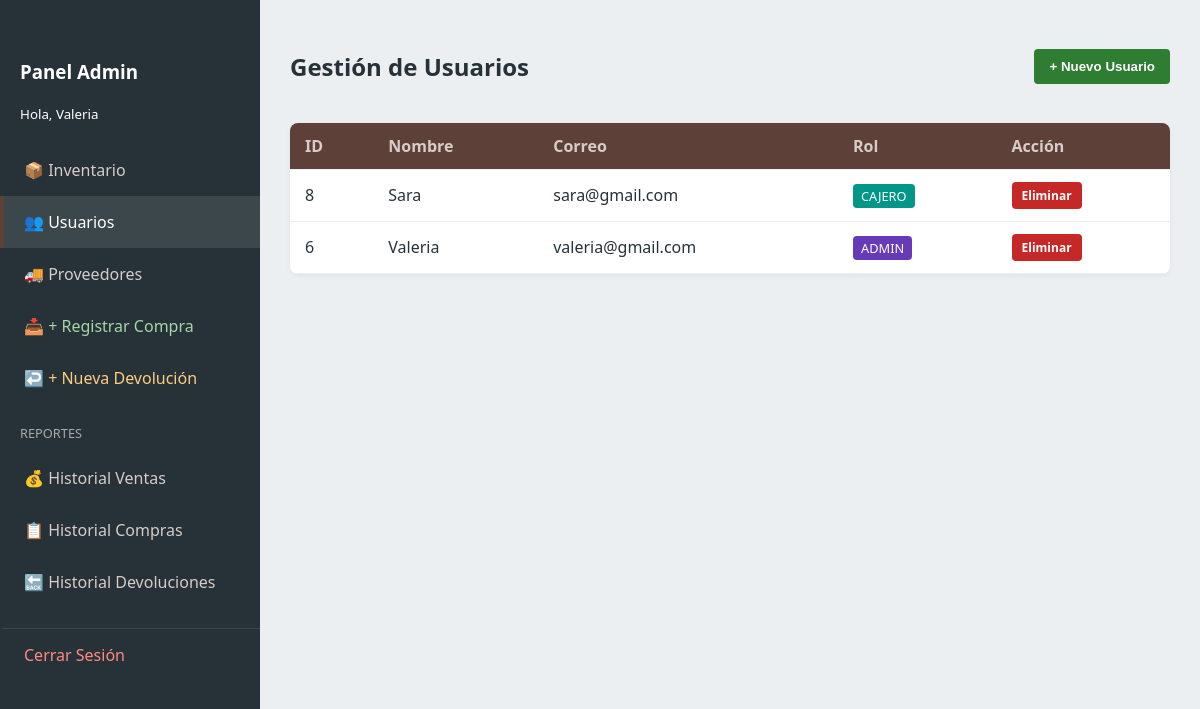
Page /admin_usuarios.php (signed in) on the committed database.
### tables this page shows
CREATE TABLE `usuarios` (
  `id` int(10) UNSIGNED NOT NULL,
  `nombre` varchar(100) NOT NULL,
  `correo` varchar(120) NOT NULL,
  `contrasena` varchar(255) NOT NULL,
  `rol` enum('admin','usuario') NOT NULL DEFAULT 'usuario',
  `activo` tinyint(1) NOT NULL DEFAULT 1,
  `creado_en` timestamp NOT NULL DEFAULT current_timestamp()
);

### admin_usuarios.php (the view, shortened to what this page needs)
<?php
require 'db.php';
$result = $conn->query("SELECT * FROM usuarios ORDER BY id DESC");
?>
<!DOCTYPE html>
<html lang="es">
<head>
    <link rel="stylesheet" href="style/styles.css">
</head>
<body>
    <div class="admin-layout">
          <nav class="sidebar">
            <div style="padding: 20px;">
                <h3>Panel Admin</h3>
                <small>Hola, <?= htmlspecialchars($_SESSION['user_name']); ?></small>
            </div>
            <div class="menu">
                <a href="admin.php">📦 Inventario</a>
                <a href="admin_usuarios.php" class="active">👥 Usuarios</a>
                <a href="admin_proveedores.php">🚚 Proveedores</a>
                <a href="admin_compras.php" style="color:#A5D6A7;">📥 + Registrar Compra</a>
                <a href="admin_devoluciones.php" style="color:#FFCC80;">↩️ + Nueva Devolución</a>
                <div style="padding:10px 20px; color:#aaa; font-size:0.8rem; margin-top:10px;">REPORTES</div>
                <a href="admin_reporte_ventas.php">💰 Historial Ventas</a>
                <a href="admin_historial_compras.php">📋 Historial Compras</a>
                <a href="admin_historial_devoluciones.php">🔙 Historial Devoluciones</a>
                <a href="logout.php" style="border-top: 1px solid #444; color: #ff8a80; margin-top:20px;">Cerrar Sesión</a>
            </div>
        </nav>
        <main class="admin-content">
            <div style="display:flex; justify-content:space-between; align-items:center; margin-bottom:20px;">
                <h2>Gestión de Usuarios</h2>
                <button class="btn btn-success" onclick="document.getElementById('modal-usuario').classList.add('active')">+ Nuevo Usuario</button>
            </div>
            <table class="admin-table">
                <thead>
                    <tr>
                        <th>ID</th>
                        <th>Nombre</th>
                        <th>Correo</th>
                        <th>Rol</th>
                        <th>Acción</th>
                    </tr>
                </thead>
                <tbody>
                    <?php while($row = $result->fetch_assoc()): ?>
                    <tr>
                        <td><?= $row['id'] ?></td>
                        <td><?= $row['nombre'] ?></td>
                        <td><?= $row['correo'] ?></td>
                        <td>
                            <?php if($row['rol'] == 'admin'): ?>
                                <span class="badge" style="background:#673AB7; color:white; padding:3px 8px; border-radius:4px;">ADMIN</span>
                            <?php else: ?>
                                <span class="badge" style="background:#009688; color:white; padding:3px 8px; border-radius:4px;">CAJERO</span>
                            <?php endif; ?>
                        </td>
                        <td>
                            <a href="backend_borrar_usuario.php?id=<?= $row['id'] ?>"
                               onclick="return confirm('¿Seguro que deseas eliminar al usuario <?= $row['nombre'] ?>?')"
                               class="btn btn-danger" style="padding:5px 10px; font-size:12px;">
                               Eliminar
                            </a>
                        </td>
                    </tr>
                    <?php endwhile; ?>
                </tbody>
            </table>
        </main>
    </div>
</body>
</html>

### PASTELERIA MZ/style/styles.css (style rules this page uses)
:root { --primary: #5D4037; --secondary: #D7CCC8; --accent: #2E7D32; --danger: #C62828; --dark: #263238; --light: #ECEFF1; --white: #ffffff; --sidebar-width: 260px; }
* { box-sizing: border-box; }
body { font-family: 'Segoe UI', sans-serif; background: var(--light); margin: 0; color: var(--dark); }
.btn { border: none; padding: 10px 15px; border-radius: 4px; cursor: pointer; font-weight: bold; color: white; transition: 0.2s; text-decoration: none; display: inline-block; }
.btn-success { background: var(--accent); }
.btn-danger { background: var(--danger); }
.badge { padding: 4px 8px; border-radius: 10px; font-size: 0.8rem; background: #eee; }
.admin-layout { display: flex; min-height: 100vh; position: relative; }
.sidebar { width: var(--sidebar-width); background: var(--dark); color: var(--white); display: flex; flex-direction: column; padding: 20px 0; transition: all 0.3s ease; z-index: 1000; }
.sidebar a { color: var(--secondary); text-decoration: none; padding: 15px 20px; display: block; border-left: 4px solid transparent; transition: 0.2s; }
.sidebar a:hover, .sidebar a.active { background: rgba(255,255,255,0.1); border-left-color: var(--primary); color: var(--white); }
.admin-content { flex: 1; padding: 30px; overflow-y: auto; width: 100%; }
.admin-table { width: 100%; border-collapse: collapse; background: var(--white); border-radius: 8px; overflow: hidden; box-shadow: 0 2px 5px rgba(0,0,0,0.05); }
.admin-table th, .admin-table td { padding: 12px 15px; text-align: left; border-bottom: 1px solid #eee; }
.admin-table th { background: var(--primary); color: var(--secondary); font-weight: bold; }

### rows in the picture
usuarios: id "8", nombre "Sara", correo "sara@gmail.com", rol "CAJERO"
usuarios: id "6", nombre "Valeria", correo "valeria@gmail.com", rol "ADMIN"

### other values in the picture
$_SESSION['user_name'] "Valeria"
